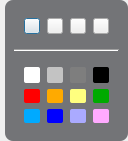
<?xml version="1.0" encoding="UTF-8"?>
<ui version="4.0">
 <class>STWBPenStylePanelClass</class>
 <widget class="QDialog" name="STWBPenStylePanelClass">
  <property name="geometry">
   <rect>
    <x>0</x>
    <y>0</y>
    <width>128</width>
    <height>141</height>
   </rect>
  </property>
  <property name="windowTitle">
   <string>Dialog</string>
  </property>
  <property name="styleSheet">
   <string notr="true"/>
  </property>
  <layout class="QHBoxLayout" name="horizontalLayout_2">
   <property name="spacing">
    <number>0</number>
   </property>
   <property name="leftMargin">
    <number>0</number>
   </property>
   <property name="topMargin">
    <number>0</number>
   </property>
   <property name="rightMargin">
    <number>0</number>
   </property>
   <property name="bottomMargin">
    <number>0</number>
   </property>
   <item>
    <widget class="QWidget" name="widget_3" native="true">
     <property name="maximumSize">
      <size>
       <width>5</width>
       <height>16777215</height>
      </size>
     </property>
    </widget>
   </item>
   <item>
    <widget class="QWidget" name="widMain" native="true">
     <property name="styleSheet">
      <string notr="true">QWidget#widMain{background-color:rgba(61,63,68,0.7);border-radius:8px;}</string>
     </property>
     <layout class="QVBoxLayout" name="verticalLayout_2">
      <item>
       <widget class="QWidget" name="widget" native="true">
        <layout class="QHBoxLayout" name="horizontalLayout">
         <item>
          <widget class="QPushButton" name="pb1">
           <property name="minimumSize">
            <size>
             <width>16</width>
             <height>16</height>
            </size>
           </property>
           <property name="maximumSize">
            <size>
             <width>16</width>
             <height>16</height>
            </size>
           </property>
           <property name="styleSheet">
            <string notr="true">border-image: url(:/PaintLearn/Resources/1.png);</string>
           </property>
           <property name="text">
            <string/>
           </property>
          </widget>
         </item>
         <item>
          <widget class="QPushButton" name="pb2">
           <property name="minimumSize">
            <size>
             <width>16</width>
             <height>16</height>
            </size>
           </property>
           <property name="maximumSize">
            <size>
             <width>16</width>
             <height>16</height>
            </size>
           </property>
           <property name="styleSheet">
            <string notr="true">border-image: url(:/PaintLearn/Resources/2.png);</string>
           </property>
           <property name="text">
            <string/>
           </property>
          </widget>
         </item>
         <item>
          <widget class="QPushButton" name="pb3">
           <property name="minimumSize">
            <size>
             <width>16</width>
             <height>16</height>
            </size>
           </property>
           <property name="maximumSize">
            <size>
             <width>16</width>
             <height>16</height>
            </size>
           </property>
           <property name="styleSheet">
            <string notr="true">border-image: url(:/PaintLearn/Resources/3.png);</string>
           </property>
           <property name="text">
            <string/>
           </property>
          </widget>
         </item>
         <item>
          <widget class="QPushButton" name="pb4">
           <property name="minimumSize">
            <size>
             <width>16</width>
             <height>16</height>
            </size>
           </property>
           <property name="maximumSize">
            <size>
             <width>16</width>
             <height>16</height>
            </size>
           </property>
           <property name="styleSheet">
            <string notr="true">border-image: url(:/PaintLearn/Resources/4.png);</string>
           </property>
           <property name="text">
            <string/>
           </property>
          </widget>
         </item>
        </layout>
       </widget>
      </item>
      <item>
       <widget class="Line" name="line">
        <property name="styleSheet">
         <string notr="true"/>
        </property>
        <property name="frameShadow">
         <enum>QFrame::Sunken</enum>
        </property>
        <property name="orientation">
         <enum>Qt::Horizontal</enum>
        </property>
       </widget>
      </item>
      <item>
       <widget class="QWidget" name="widget_2" native="true">
        <layout class="QGridLayout" name="gridLayout" rowstretch="0,0,0,0,0,0" columnstretch="0,0,0,0,0,0,0,0,0,0,0">
         <item row="0" column="1">
          <widget class="QLabel" name="lblLightgray">
           <property name="minimumSize">
            <size>
             <width>16</width>
             <height>16</height>
            </size>
           </property>
           <property name="maximumSize">
            <size>
             <width>16</width>
             <height>16</height>
            </size>
           </property>
           <property name="styleSheet">
            <string notr="true">background-color: rgb(195, 195, 195);
border-radius:2px;</string>
           </property>
           <property name="text">
            <string/>
           </property>
          </widget>
         </item>
         <item row="1" column="1">
          <widget class="QLabel" name="lblOrange">
           <property name="maximumSize">
            <size>
             <width>16</width>
             <height>16</height>
            </size>
           </property>
           <property name="styleSheet">
            <string notr="true">background-color: rgb(255, 170, 0);
border-radius:2px;</string>
           </property>
           <property name="text">
            <string/>
           </property>
          </widget>
         </item>
         <item row="1" column="0">
          <widget class="QLabel" name="lblRed">
           <property name="maximumSize">
            <size>
             <width>16</width>
             <height>16</height>
            </size>
           </property>
           <property name="styleSheet">
            <string notr="true">background-color: rgb(255, 0, 0);
border-radius:2px;</string>
           </property>
           <property name="text">
            <string/>
           </property>
          </widget>
         </item>
         <item row="0" column="2">
          <widget class="QLabel" name="lblGray">
           <property name="minimumSize">
            <size>
             <width>16</width>
             <height>16</height>
            </size>
           </property>
           <property name="maximumSize">
            <size>
             <width>16</width>
             <height>16</height>
            </size>
           </property>
           <property name="styleSheet">
            <string notr="true">background-color: rgb(126, 126, 126);
border-radius:2px;</string>
           </property>
           <property name="text">
            <string/>
           </property>
          </widget>
         </item>
         <item row="0" column="3">
          <widget class="QLabel" name="lblBlack">
           <property name="minimumSize">
            <size>
             <width>16</width>
             <height>16</height>
            </size>
           </property>
           <property name="maximumSize">
            <size>
             <width>16</width>
             <height>16</height>
            </size>
           </property>
           <property name="styleSheet">
            <string notr="true">background-color: rgb(0, 0, 0);
border-radius:2px;</string>
           </property>
           <property name="text">
            <string/>
           </property>
          </widget>
         </item>
         <item row="2" column="1">
          <widget class="QLabel" name="lblBlue">
           <property name="maximumSize">
            <size>
             <width>16</width>
             <height>16</height>
            </size>
           </property>
           <property name="styleSheet">
            <string notr="true">background-color: rgb(0, 0, 255);
border-radius:2px;</string>
           </property>
           <property name="text">
            <string/>
           </property>
          </widget>
         </item>
         <item row="2" column="0">
          <widget class="QLabel" name="lblSkyblue">
           <property name="maximumSize">
            <size>
             <width>16</width>
             <height>16</height>
            </size>
           </property>
           <property name="styleSheet">
            <string notr="true">background-color: rgb(0, 170, 255);
border-radius:2px;</string>
           </property>
           <property name="text">
            <string/>
           </property>
          </widget>
         </item>
         <item row="0" column="0">
          <widget class="QLabel" name="lblWhite">
           <property name="maximumSize">
            <size>
             <width>16</width>
             <height>16</height>
            </size>
           </property>
           <property name="styleSheet">
            <string notr="true">background-color: rgb(255, 255, 255);
border-radius:2px;</string>
           </property>
           <property name="text">
            <string/>
           </property>
          </widget>
         </item>
         <item row="1" column="2">
          <widget class="QLabel" name="lblYellow">
           <property name="maximumSize">
            <size>
             <width>16</width>
             <height>16</height>
            </size>
           </property>
           <property name="styleSheet">
            <string notr="true">background-color: rgb(255, 255, 127);
border-radius:2px;</string>
           </property>
           <property name="text">
            <string/>
           </property>
          </widget>
         </item>
         <item row="1" column="3">
          <widget class="QLabel" name="lblGreen">
           <property name="maximumSize">
            <size>
             <width>16</width>
             <height>16</height>
            </size>
           </property>
           <property name="styleSheet">
            <string notr="true">background-color: rgb(0, 170, 0);
border-radius:2px;</string>
           </property>
           <property name="text">
            <string/>
           </property>
          </widget>
         </item>
         <item row="2" column="2">
          <widget class="QLabel" name="lblPurple">
           <property name="maximumSize">
            <size>
             <width>16</width>
             <height>16</height>
            </size>
           </property>
           <property name="styleSheet">
            <string notr="true">background-color: rgb(170, 170, 255);
border-radius:2px;</string>
           </property>
           <property name="text">
            <string/>
           </property>
          </widget>
         </item>
         <item row="2" column="3">
          <widget class="QLabel" name="lblPink">
           <property name="maximumSize">
            <size>
             <width>16</width>
             <height>16</height>
            </size>
           </property>
           <property name="styleSheet">
            <string notr="true">background-color: rgb(255, 170, 255);
border-radius:2px;</string>
           </property>
           <property name="text">
            <string/>
           </property>
          </widget>
         </item>
        </layout>
       </widget>
      </item>
     </layout>
    </widget>
   </item>
  </layout>
 </widget>
 <resources>
  <include location="paintlearn.qrc"/>
 </resources>
 <connections/>
</ui>
